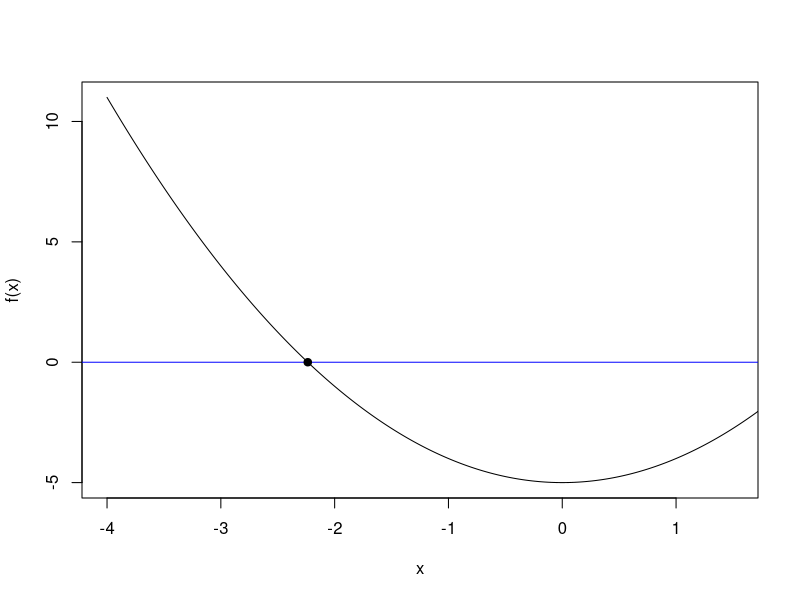

This figure's R source: (Note: this script raises an error after producing the figure.)
x_value= seq(-4,4, by = 0.001) #등차수열
x_value

func_y = function(x){ 
  y = x^2 -5
}

y_value = func_y(x_value)

plot(x_value, y_value, type = "l",
     xlab = "x", ylab = "f(x)", xlim= c(-4,1.5)) 

abline(h = 0, col = "blue")
points(-sqrt(5), 0, pch= 19)


#appendix: R code for the three plots

x_value = seq(-4, 4, by = 0.001)

func_y1 = function(x){x^2-4}
func_y2 = function(x){x^2}
func_y3 = function(x){0.01/(x-2)}

y_value1 = func_y1(x_value)
y_value2 = func_y2(x_value)
y_value3 = func_y3(setdiff(x_value)) #setdiff()는 차집합 x_value에서 2만 제외


par(mfrow = c(2,2)) #한번에 여러 함수 그리기 

plot(x_value, y_value1, type = 'l',
     xlab = 'x', ylab = 'f(x)', xlim = c(-4,4))
abline(v = c(-3.5, 1), col= 'red', lty = 2)
points(c(-2,2), c(0,0), pch = 19)

plot(x_value, y_value2, type = "l",
     xlab = 'x', ylab = 'f(x)', xlim = c(-4,4))
abline(v = c(-2,2), col = 'red', lty = 2)
points(0,0, pch = 19)

plot(x_value, y_value2, type = "l", 
     xlab = "x", ylab = 'f(x)', xlim = c(-4,4))

abline(a = 1, b = -1, col = 'red', lty = 2)
abline(a= 2, b = 0, col = 'blue', lty = 2)
abline(h = 8, col = 'green', lty = 1)
abline(v =2, lty = 3)
